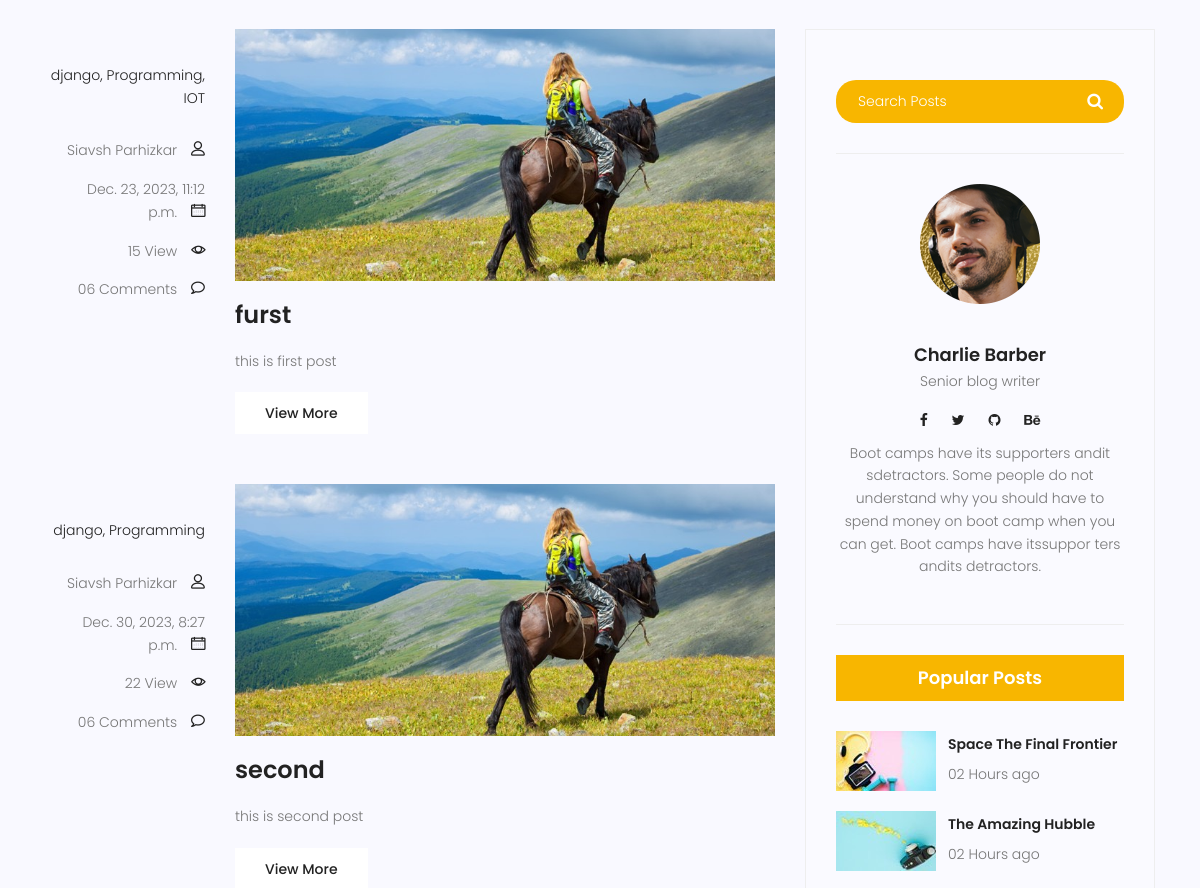
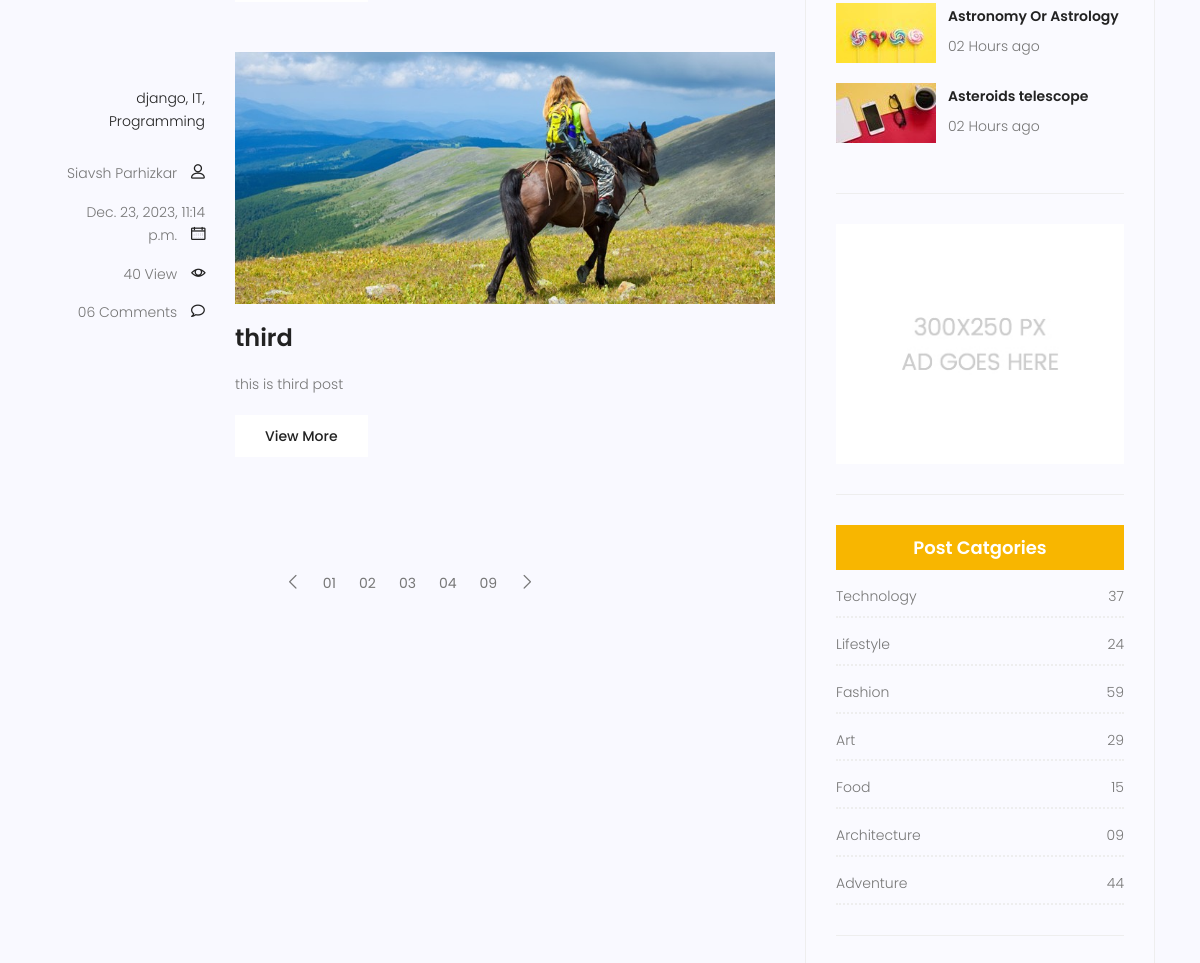
/blog/ (middle part), run on an earlier commit of the app's database (2 pictures, top to bottom).
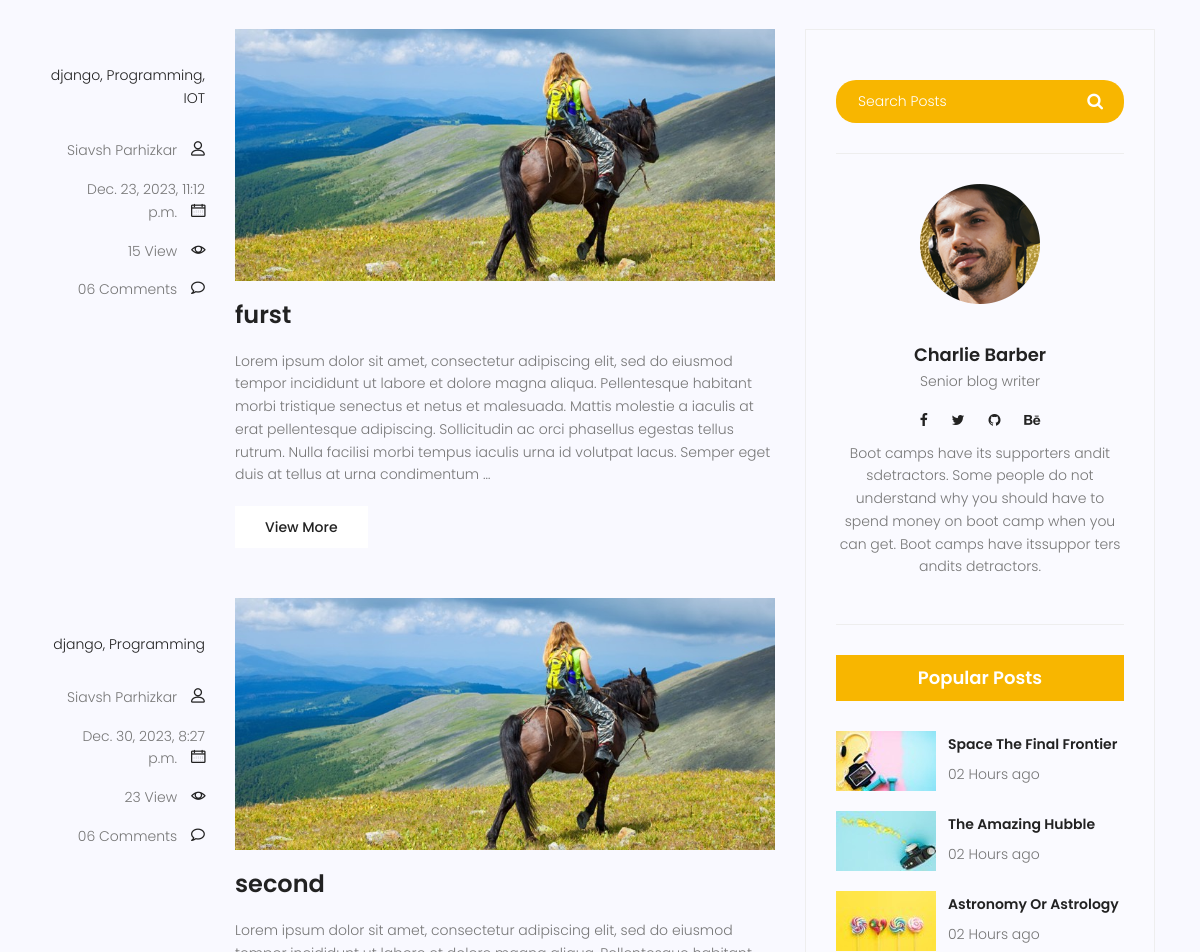
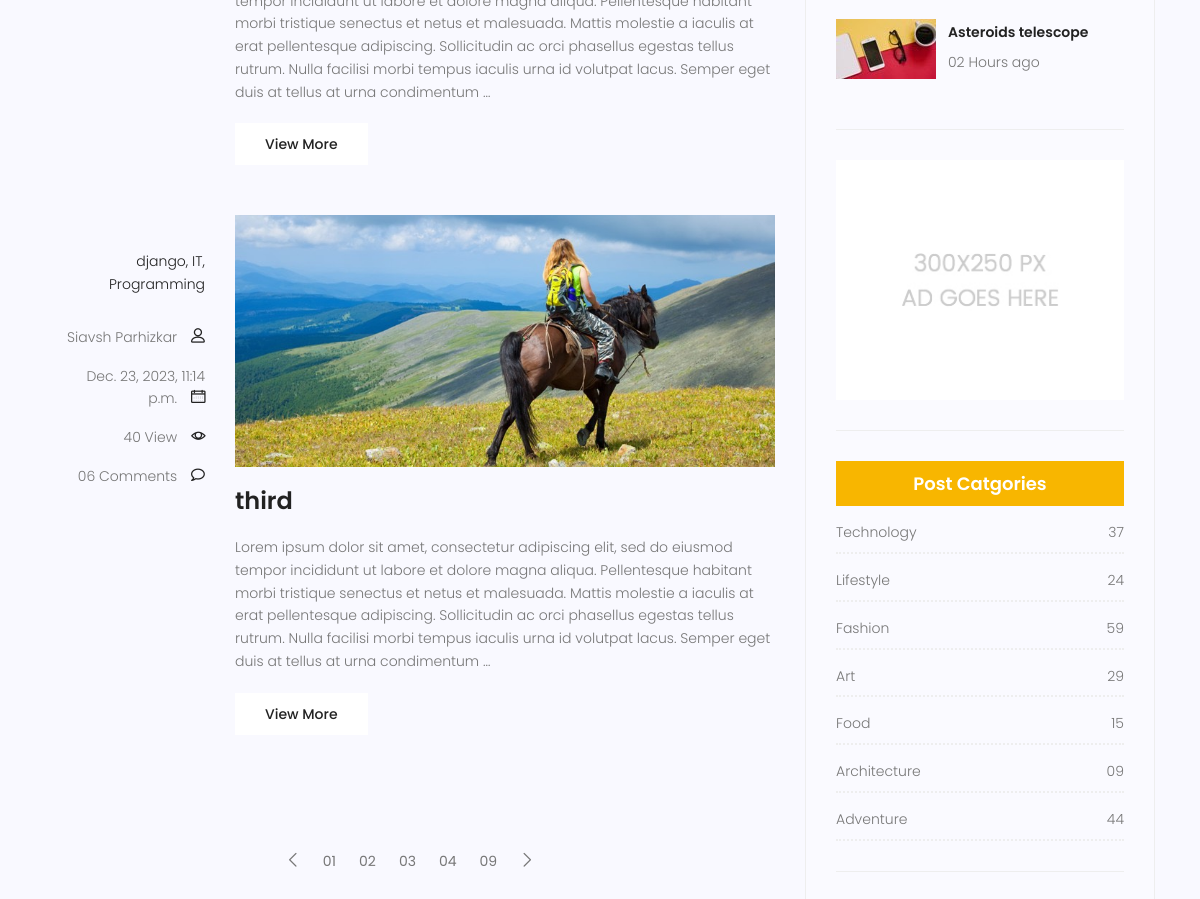
And on a later commit of the database (2 pictures, top to bottom).
### blog/models.py (models this page shows, shortened)
class Post(models.Model):
    author = models.ForeignKey(User, on_delete=models.SET_NULL, null=True)
    image = models.ImageField(upload_to='blog/', default='default.jpg')
    title = models.CharField(max_length=300)
    content = models.TextField()
    category = models.ManyToManyField(Category)
    counted_view = models.IntegerField(default=0)
    status = models.BooleanField(default=False)
    published_date = models.DateTimeField(null=True)
    created_date = models.DateTimeField(auto_now_add=True)
    updated_date = models.DateTimeField(auto_now=True)
    class Meta:
        ordering = ['created_date']

class Category(models.Model):
    name = models.CharField(max_length=255)
    def __str__(self) -> str:
        return self.name

### blog/views.py (the view)
# urls.py: path("", views.blog_view, name="blog"),
def blog_view(request):
    posts = Post.objects.filter(published_date__lt=timezone.now(), status=True)
    context = {"posts": posts}
    return render(request, 'blog/blog-home.html', context)

### templates/blog/blog-home.html (shortened to what the changed rows need)
	{% extends 'base.html' %}
	{% load static %}
	{% block content %}
			<section class="post-content-area">
				<div class="container">
					<div class="row">
						<div class="col-lg-8 posts-list">
							{% for post in posts%}
							<div class="single-post row">
								<div class="col-lg-3  col-md-3 meta-details">
									<ul class="tags">
										<li><a href="#">{{ post.category.all|join:", " }}</a></li>
									</ul>
									<div class="user-details row">
										<p class="user-name col-lg-12 col-md-12 col-6"><a href="#">{{post.author.get_full_name}}</a> <span class="lnr lnr-user"></span></p>
										<p class="date col-lg-12 col-md-12 col-6"><a href="#">{{post.published_date}}</a> <span class="lnr lnr-calendar-full"></span></p>
										<p class="view col-lg-12 col-md-12 col-6"><a href="#">{{post.counted_view}} View</a> <span class="lnr lnr-eye"></span></p>
										<p class="comments col-lg-12 col-md-12 col-6"><a href="#">06 Comments</a> <span class="lnr lnr-bubble"></span></p>
									</div>
								</div>
								<div class="col-lg-9 col-md-9 ">
									<div class="feature-img">
										<img class="img-fluid" src="{% static 'img/blog/feature-img1.jpg' %}" alt="">
									</div>
									<a class="posts-title" href="{%url 'single' post.pk%}"><h3>{{post.title}}</h3></a>
									<p class="excert">
										{{ post.content | truncatewords:60}}
									</p>
									<a href="{% url 'single' post.pk %}" class="primary-btn">View More</a>
								</div>
							</div>
							{% endfor %}
						</div>
					</div>
				</div>
			</section>
	{% endblock %}

What changed in the data, as far as the page shows it:
changed Post "furst": content "this is first post" → "Lorem ipsum dolor sit amet, consectetur adipiscing elit, sed do eiusmod tempor incididunt ut labore et dolore magna aliqua. Pellentesque habitant morbi tristique senectus et netus et malesuada. Mattis molestie a iaculis at erat pellentesque adipiscing. Sollicitudin ac orci phasellus egestas tellus rutrum. Nulla facilisi morbi tempus iaculis urna id volutpat lacus. Semper eget duis at tellus at urna condimentum …"
changed Post "second": counted_view "22" → "23"; content "this is second post" → "Lorem ipsum dolor sit amet, consectetur adipiscing elit, sed do eiusmod tempor incididunt ut labore et dolore magna aliqua. Pellentesque habitant morbi tristique senectus et netus et malesuada. Mattis molestie a iaculis at erat pellentesque adipiscing. Sollicitudin ac orci phasellus egestas tellus rutrum. Nulla facilisi morbi tempus iaculis urna id volutpat lacus. Semper eget duis at tellus at urna condimentum …"
changed Post "third": content "this is third post" → "Lorem ipsum dolor sit amet, consectetur adipiscing elit, sed do eiusmod tempor incididunt ut labore et dolore magna aliqua. Pellentesque habitant morbi tristique senectus et netus et malesuada. Mattis molestie a iaculis at erat pellentesque adipiscing. Sollicitudin ac orci phasellus egestas tellus rutrum. Nulla facilisi morbi tempus iaculis urna id volutpat lacus. Semper eget duis at tellus at urna condimentum …"
